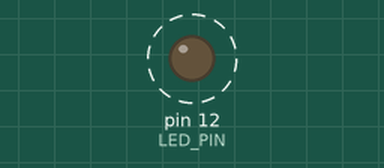
Recording of a sketch running on a simulated Arduino Uno, built with avr-gcc and run on an emulated ATmega328P. On the bench: output pins drawn as LEDs (lit = HIGH). Dashed ring = blinking.

Above: at 0.5 s.
Timing chart, 0 to 4.6 s (numbered marks = the images above):
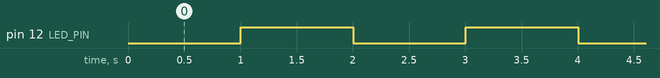

The sketch:

main.ino
```cpp
#define LED_PIN 12
#define BLINK_INTERVAL 1000


int ls=LOW;
uint32_t lt=0;


void setup(){
	pinMode(LED_PIN,OUTPUT);
}


void loop(){
	uint32_t t=millis();
	if (t-lt>BLINK_INTERVAL){
		lt=t;
		ls=(ls==LOW?HIGH:LOW);
		digitalWrite(LED_PIN,ls);
	}
}
```

Measured:
- by itself, pin 12 (LED_PIN): alternates HIGH for 1.0 s and LOW for 1.0 s
